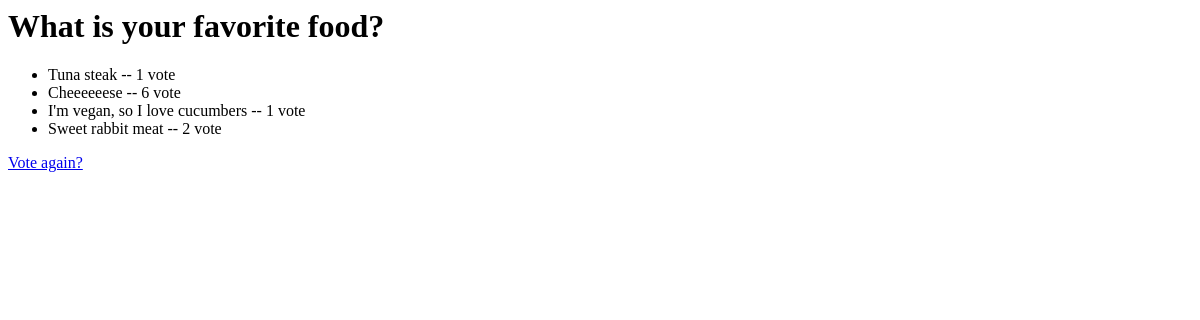
The app's page /polls/1/results/, older data.
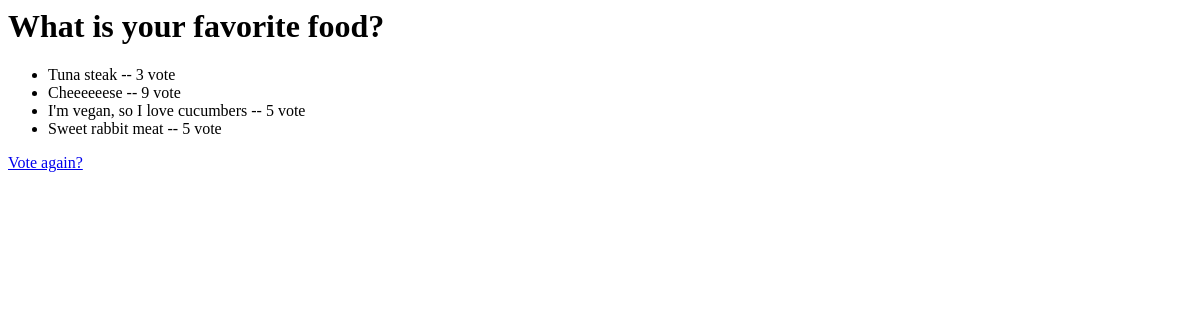
The same page, newer data.
### catpolls/models.py (models this page shows, shortened)
class Cachoice(models.Model):
    catuestion = models.ForeignKey(Catuestion, on_delete=models.CASCADE)
    cachoice_text = models.CharField(max_length=200)
    cavotes = models.IntegerField(default=0)

### catpolls/views.py (the view)
# urls.py: path('<int:pk>/results/', views.ResultsView.as_view(), name="results"),
class ResultsView(generic.DetailView):
    model = Catuestion
    template_name = 'catpolls/results.html'

### catpolls/templates/catpolls/results.html
<h1>{{ catuestion.catuestion_text }}</h1>
<ul>
{% for cachoice in catuestion.cachoice_set.all %}
    <li>{{ cachoice.cachoice_text }} -- {{ cachoice.cavotes }} vote{{ cachioce.cavotes|pluralize }}</li>
{% endfor %}
</ul>
<a href="{% url 'catpolls:detail' catuestion.id %}">Vote again?</a>

Row changes from the older to the newer data that the page shows:
changed Cachoice "Tuna steak": cavotes "1" → "3"
changed Cachoice "Cheeeeeese": cavotes "6" → "9"
changed Cachoice "I'm vegan, so I love cucumbers": cavotes "1" → "5"
changed Cachoice "Sweet rabbit meat": cavotes "2" → "5"
